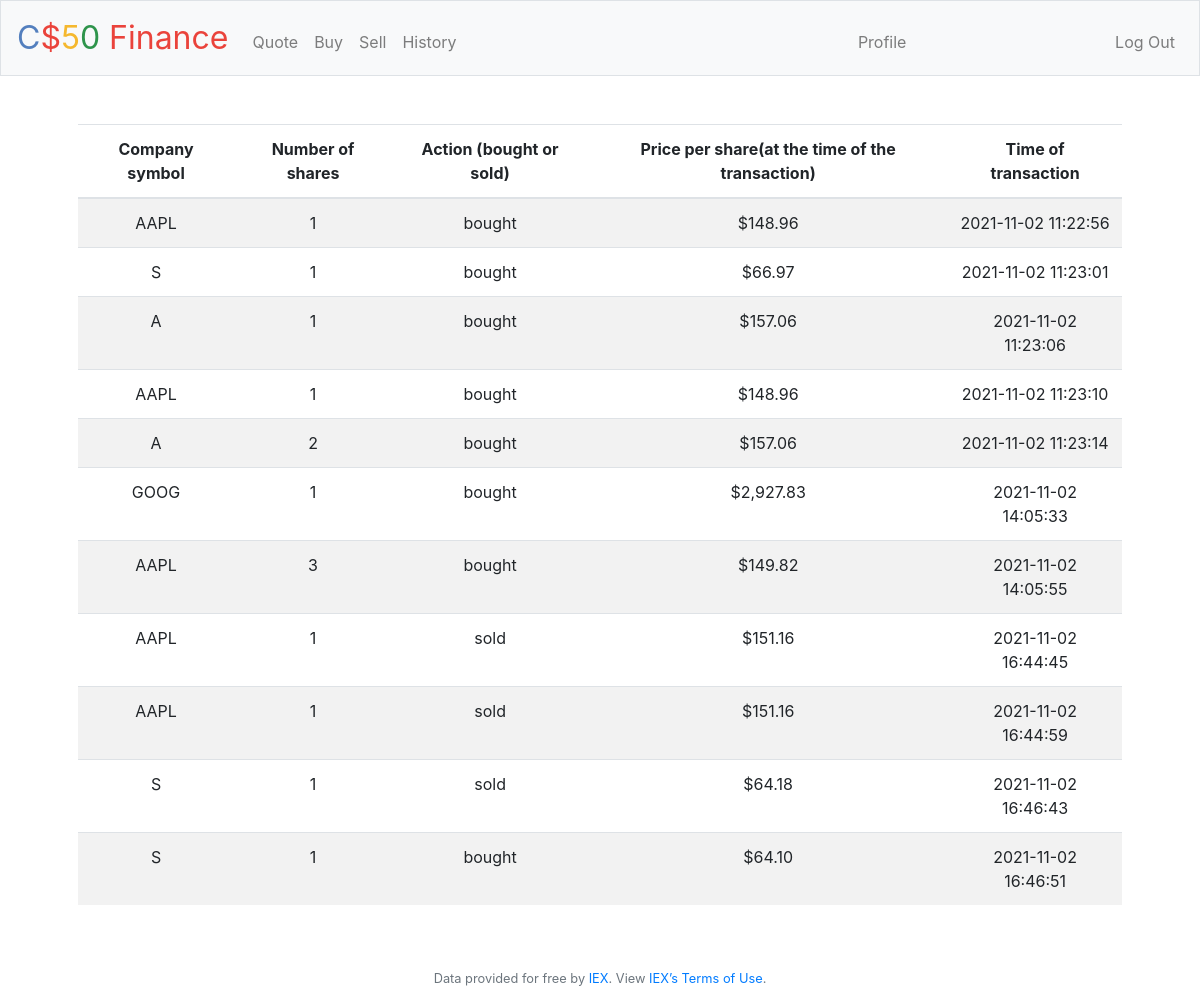
Screenshot of /history (signed in) with the database file from the repository.
### tables this page shows
CREATE TABLE history (id INTEGER, user_id INTEGER NOT NULL, symbol TEXT NOT NULL, shares INTEGER NOT NULL, action TEXT NOT NULL, price REAL NOT NULL, time TEXT NOT NULL, PRIMARY KEY(id), FOREIGN KEY(user_id) REFERENCES users(id));

### application.py (the view)
@app.route("/history")
@login_required
def history():
    history = db.execute("SELECT * FROM history WHERE user_id = ? ORDER BY time", session["user_id"])
    return render_template("history.html", history=history)

### application.py (called while the page is built)
@app.after_request
def after_request(response):
    response.headers["Cache-Control"] = "no-cache, no-store, must-revalidate"
    response.headers["Expires"] = 0
    response.headers["Pragma"] = "no-cache"
    return response

### helpers.py (called while the page is built)
def login_required(f):
    @wraps(f)
    def decorated_function(*args, **kwargs):
        if session.get("user_id") is None:
            return redirect("/login")
        return f(*args, **kwargs)
    return decorated_function

def usd(value):
    return f"${value:,.2f}"

### templates/history.html (shortened to what this page needs)
{% extends "layout.html" %}
{% block main %}
    <table class="table table-striped">
        <thead>
            <tr>
                <th>Company symbol</th>
                <th>Number of shares</th>
                <th>Action (bought or sold)</th>
                <th>Price per share(at the time of the transaction)</th>
                <th>Time of transaction</th>
            </tr>
        </thead>
        <tbody>
            {% for i in history %}
                <tr>
                    <td>{{ i.symbol }}</td>
                    <td>{{ i.shares }}</td>
                    <td>{{ i.action }}</td>
                    <td>{{ i.price | usd }}</td>
                    <td>{{ i.time }}</td>
                </tr>
            {% endfor %}
        </tbody>
    </table>
{% endblock %}

### templates/layout.html (shortened to what this page needs)
<!DOCTYPE html>
<html lang="en">
    <head>
        <link rel="stylesheet" href="https://cdn.jsdelivr.net/npm/bootstrap@4.5.3/dist/css/bootstrap.min.css">
        <link href="/static/styles.css" rel="stylesheet">
    </head>
    <body>
        <nav class="navbar navbar-expand-md navbar-light bg-light border">
            <a class="navbar-brand" href="/"><span class="blue">C</span><span class="red">$</span><span class="yellow">5</span><span class="green">0</span> <span class="red">Finance</span></a>
            <div class="collapse navbar-collapse" id="navbar">
                {% if session.user_id %}
                    <ul class="navbar-nav mr-auto mt-2">
                        <li class="nav-item"><a class="nav-link" href="/quote">Quote</a></li>
                        <li class="nav-item"><a class="nav-link" href="/buy">Buy</a></li>
                        <li class="nav-item"><a class="nav-link" href="/sell">Sell</a></li>
                        <li class="nav-item"><a class="nav-link" href="/history">History</a></li>
                    </ul>
                    <ul class="navbar-nav ml-auto mt-2">
                        <li class="nav-item"><a class="nav-link" href="/profile">Profile</a></li>
                    </ul>
                    <ul class="navbar-nav ml-auto mt-2">
                        <li class="nav-item"><a class="nav-link" href="/logout">Log Out</a></li>
                    </ul>
                {% else %}
                    <ul class="navbar-nav ml-auto mt-2">
                        <li class="nav-item"><a class="nav-link" href="/register">Register</a></li>
                        <li class="nav-item"><a class="nav-link" href="/login">Log In</a></li>
                    </ul>
                {% endif %}
            </div>
        </nav>
        <main class="container p-5">
            {% block main %}{% endblock %}
        </main>
        <footer class="small text-center text-muted">
            Data provided for free by <a href="https://iextrading.com/developer">IEX</a>. View <a href="https://iextrading.com/api-exhibit-a/">IEX’s Terms of Use</a>.
        </footer>
    </body>
</html>

### static/styles.css (style rules this page uses)
nav .navbar-brand { font-size: xx-large; }
nav .navbar-brand .blue { color: #537fbe; }
nav .navbar-brand .red { color: #ea433b; }
nav .navbar-brand .yellow { color: #f5b82e; }
nav .navbar-brand .green { color: #2e944b; }
main { overflow-x: auto; text-align: center; }

### rows the page displays
history: symbol "AAPL", shares "1", action "bought", price "$148.96", time "2021-11-02 11:22:56"
history: symbol "S", shares "1", action "bought", price "$66.97", time "2021-11-02 11:23:01"
history: symbol "A", shares "1", action "bought", price "$157.06", time "2021-11-02 11:23:06"
history: symbol "AAPL", shares "1", action "bought", price "$148.96", time "2021-11-02 11:23:10"
history: symbol "A", shares "2", action "bought", price "$157.06", time "2021-11-02 11:23:14"
history: symbol "GOOG", shares "1", action "bought", price "$2,927.83", time "2021-11-02 14:05:33"
history: symbol "AAPL", shares "3", action "bought", price "$149.82", time "2021-11-02 14:05:55"
history: symbol "AAPL", shares "1", action "sold", price "$151.16", time "2021-11-02 16:44:45"
history: symbol "AAPL", shares "1", action "sold", price "$151.16", time "2021-11-02 16:44:59"
history: symbol "S", shares "1", action "sold", price "$64.18", time "2021-11-02 16:46:43"
history: symbol "S", shares "1", action "bought", price "$64.10", time "2021-11-02 16:46:51"
